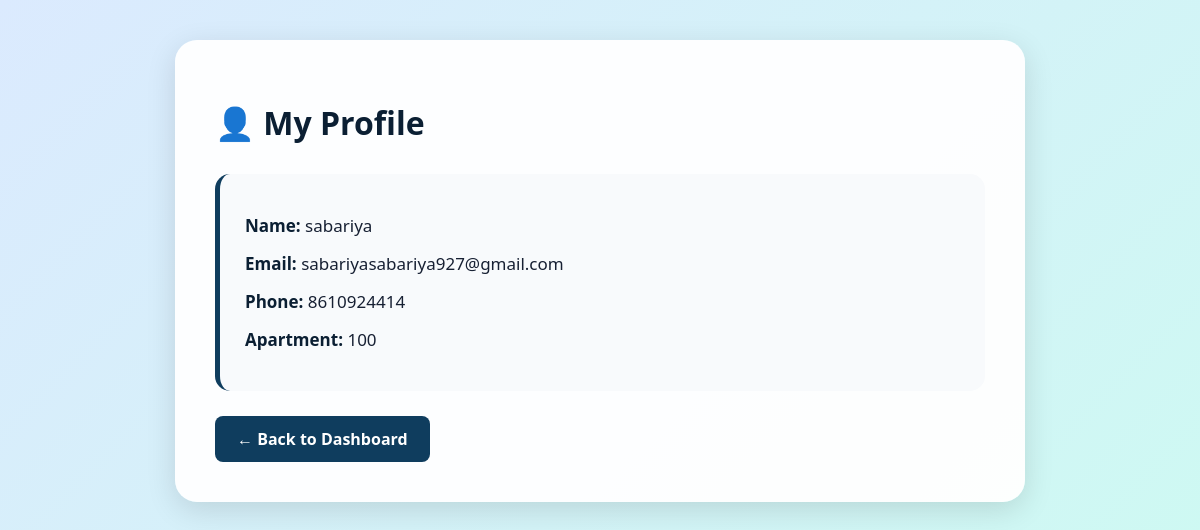
Screenshot of /resident-profile/ (signed in) with the database file from the repository.
### core/models.py (models this page shows, shortened)
class Resident(models.Model):
    name = models.CharField(max_length=100)
    email = models.EmailField(unique=True)
    phone = models.CharField(max_length=15)
    apartment = models.OneToOneField(
        Apartment,
        on_delete=models.CASCADE
    )
    total_amount=models.DecimalField(max_digits=10,decimal_places=2,default=10000)
    date_joined = models.DateField(auto_now_add=True)

class Apartment(models.Model):
    apartment_number = models.CharField(max_length=20, unique=True)
    floor = models.IntegerField()
    block = models.CharField(max_length=20)

### core/views.py (the view)
# urls.py: path('resident-profile/',views.resident_profile,name='resident_profile'),
def resident_profile(request):
    resident_id=request.session.get("resident_id")
    if not resident_id:
        return redirect('resident_login')
    resident = Resident.objects.get(id=resident_id)
    return render(request, "core/resident_profile.html", {
        'resident': resident
    })

### core/templates/core/resident_profile.html (shortened to what this page needs)
{% load static %}
<!DOCTYPE html>
<html lang="en">
<head>
    <link rel="stylesheet" href="{% static 'core/style.css' %}">
</head>
<body class="profile-page">
    <div class="profile-container">
        <h1>👤 My Profile</h1>
        <div class="profile-card">
            <p>
                <strong>Name:</strong>
                {{ resident.name }}
            </p>
            <p>
                <strong>Email:</strong>
                {{ resident.email }}
            </p>
            <p>
                <strong>Phone:</strong>
                {{ resident.phone }}
            </p>
            <p>
                <strong>Apartment:</strong>
                {{ resident.apartment.apartment_number }}
            </p>
        </div>
        <a href="{% url 'resident_dashboard' %}" class="back-btn">
            ← Back to Dashboard
        </a>
    </div>
</body>
</html>

### core/static/core/style.css (style rules this page uses)
* { box-sizing: border-box; }
body { margin: 0; font-family: 'Segoe UI', Arial, sans-serif; }

### core/templates/core/resident_profile.html (style rules this page uses)
.profile-page { min-height: 100vh; padding: 40px 20px; background: linear-gradient(135deg, #dbeafe, #ccfbf1); }
.profile-container { max-width: 850px; margin: auto; background: rgba(255,255,255,0.95); padding: 40px; border-radius: 22px; box-shadow: 0 8px 30px rgba(0,0,0,0.12); }
.profile-container h1 { color: #0b1f33; margin-bottom: 30px; }
.profile-card { background: #f8fafc; padding: 25px; border-radius: 15px; border-left: 5px solid #0f3d5e; }
.profile-card p { color: #172033; font-size: 17px; margin: 15px 0; }
.profile-card strong { color: #0b1f33; }
.back-btn { display: inline-block; margin-top: 25px; padding: 12px 22px; background: #0f3d5e; color: white !important; text-decoration: none; border-radius: 8px; font-weight: bold; }

### rows the page displays
Resident: name "sabariya", email "sabariyasabariya927@gmail.com", phone "8610924414", apartment.apartment_number "100"
